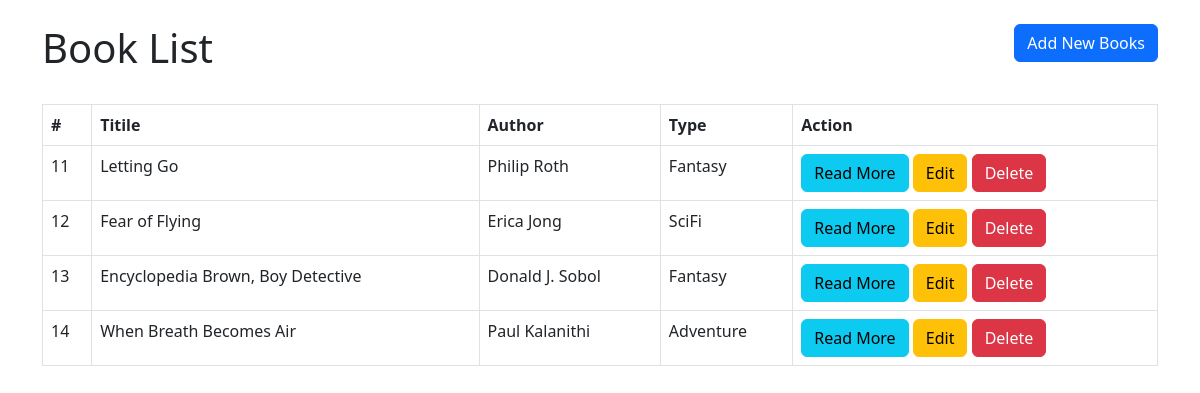
The page / on the database its author committed.
### tables this page shows
CREATE TABLE `books` (
  `id` int(11) NOT NULL AUTO_INCREMENT,
  `title` varchar(128) NOT NULL,
  `author` varchar(128) NOT NULL,
  `type` varchar(50) NOT NULL,
  `description` text NOT NULL,
  KEY `id` (`id`)
);

### index.php (the view, shortened to what this page needs)
<!DOCTYPE html>
<html lang="en">
<head>
    <link rel="stylesheet" href="https://cdn.jsdelivr.net/npm/bootstrap@5.2.3/dist/css/bootstrap.min.css">
</head>
<body>
<div class="container">
<header class="d-flex justify-content-between my-4">
    <h1>Book List</h1>
    <div>
        <a href="create.php" class="btn btn-primary">Add New Books </a>
    </div>
</header>
<table class="table table-bordered">
    <thead>
        <tr>
            <th>#</th>
            <th>Titile</th>
            <th>Author</th>
            <th>Type</th>
            <th>Action</th>
        </tr>
        </thead>
        <tbody>
             <?php
include("connect.php");
$sql= "SELECT * FROM books";
$result =mysqli_query($conn,$sql);
while ($row = mysqli_fetch_array($result)) {
    ?>
    <tr>
        <td><?php echo $row["id"];?></td>
        <td><?php echo $row["title"];?></td>
        <td><?php echo $row["author"];?></td>
        <td><?php echo $row["type"];?></td>
        <td>
            <a href="view.php?id=<?php echo $row["id"]; ?>" class="btn btn-info">Read More</a>
            <a href="edit.php?id=<?php echo $row["id"]; ?>" class="btn btn-warning">Edit</a>
            <a href="delete.php?id=<?php echo $row["id"]; ?>" class="btn btn-danger">Delete</a>
        </td>
    </tr>
    <?php
}
             ?>
        </tbody>
</table>
</div>
</body>
</html>

### rows shown on the page
books: id "11", title "Letting Go", author "Philip Roth", type "Fantasy"
books: id "12", title "Fear of Flying", author "Erica Jong", type "SciFi"
books: id "13", title "Encyclopedia Brown, Boy Detective", author "Donald J. Sobol", type "Fantasy"
books: id "14", title "When Breath Becomes Air", author "Paul Kalanithi", type "Adventure"
